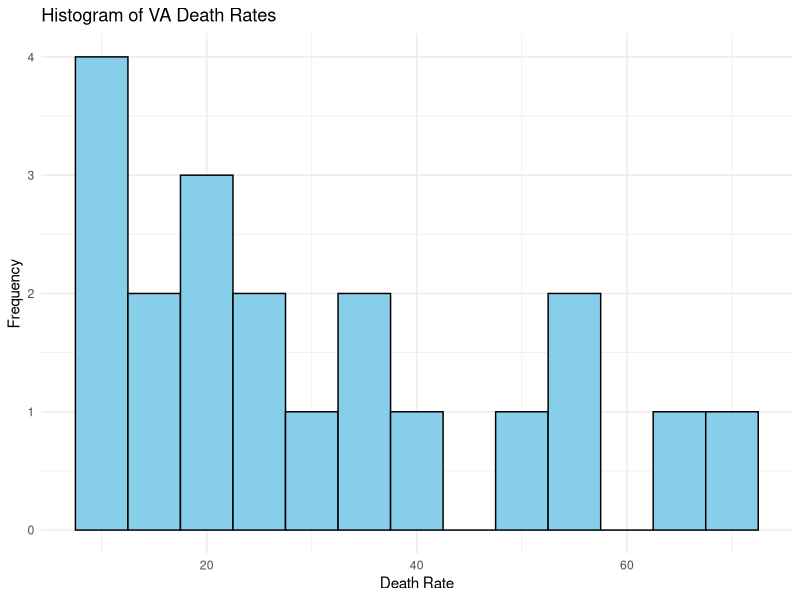
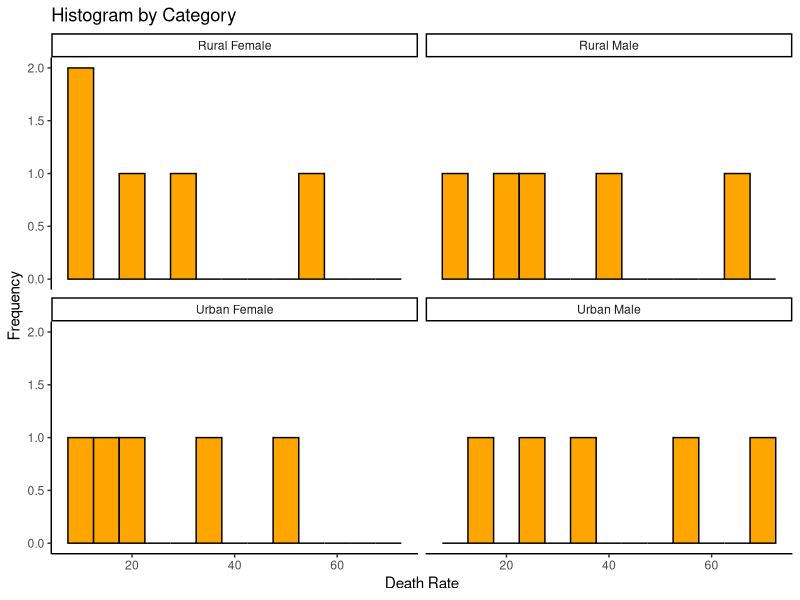
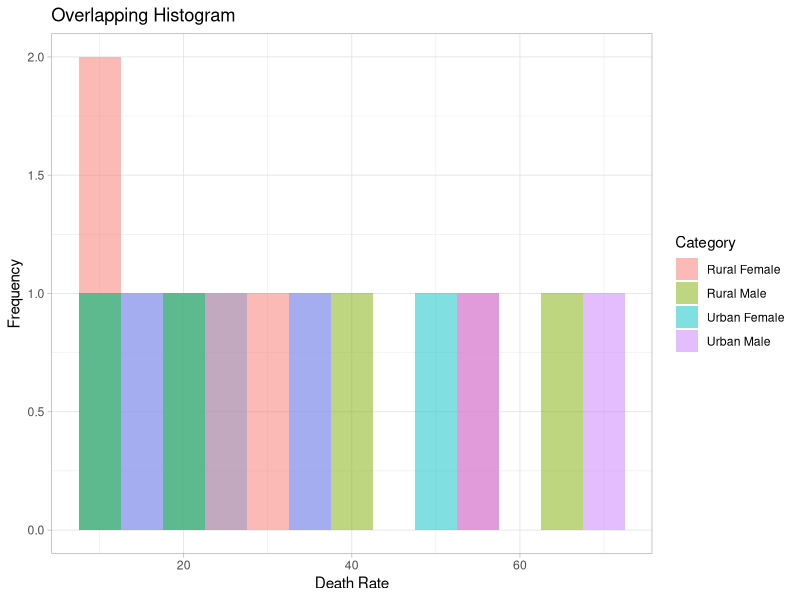

Recreate these plots in R, in order.
library(ggplot2)
data("VADeaths")

df <- as.data.frame(VADeaths)

df_long <- data.frame(
  AgeGroup = rep(rownames(df), times = ncol(df)),
  Category = rep(colnames(df), each = nrow(df)),
  DeathRate = as.vector(as.matrix(df))
)
p1 <- ggplot(df_long, aes(x = DeathRate)) +
  geom_histogram(binwidth = 5, fill = "skyblue", color = "black") +
  labs(title = "Histogram of VA Death Rates",
       x = "Death Rate",
       y = "Frequency") +
  theme_minimal()
p1
p2 <- ggplot(df_long, aes(x = DeathRate)) +
  geom_histogram(binwidth = 5, fill = "orange", color = "black") +
  facet_wrap(~Category) +
  labs(title = "Histogram by Category",
       x = "Death Rate",
       y = "Frequency") +
  theme_classic()

p2
p3 <- ggplot(df_long, aes(x = DeathRate, fill = Category)) +
  geom_histogram(binwidth = 5, alpha = 0.5, position = "identity") +
  labs(title = "Overlapping Histogram",
       x = "Death Rate",
       y = "Frequency") +
  theme_light()
p3